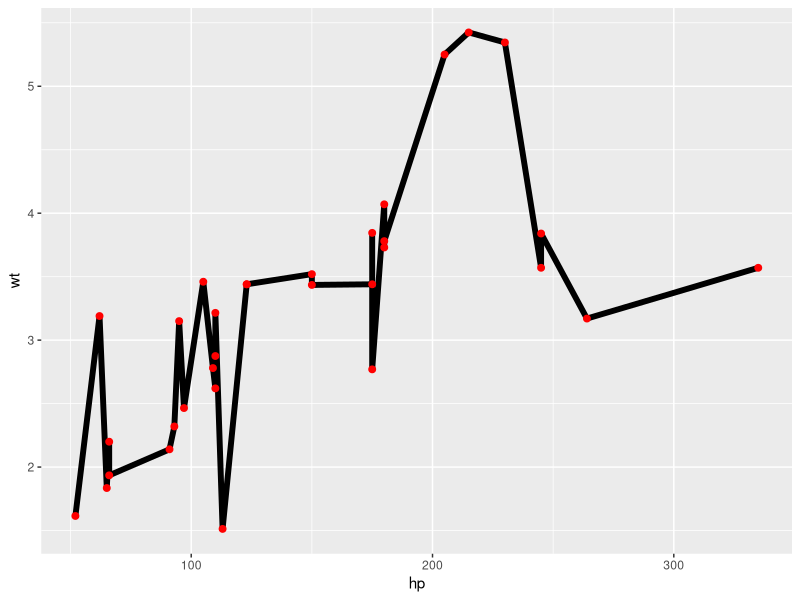
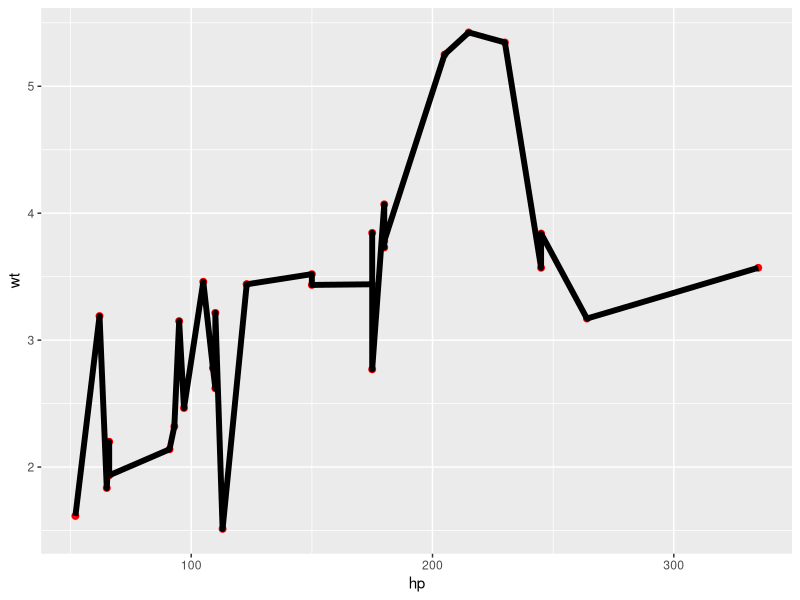
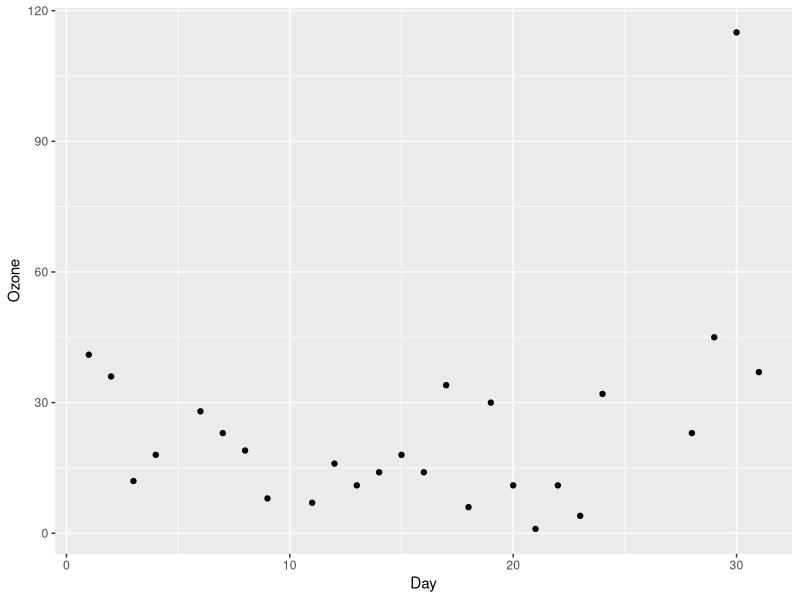
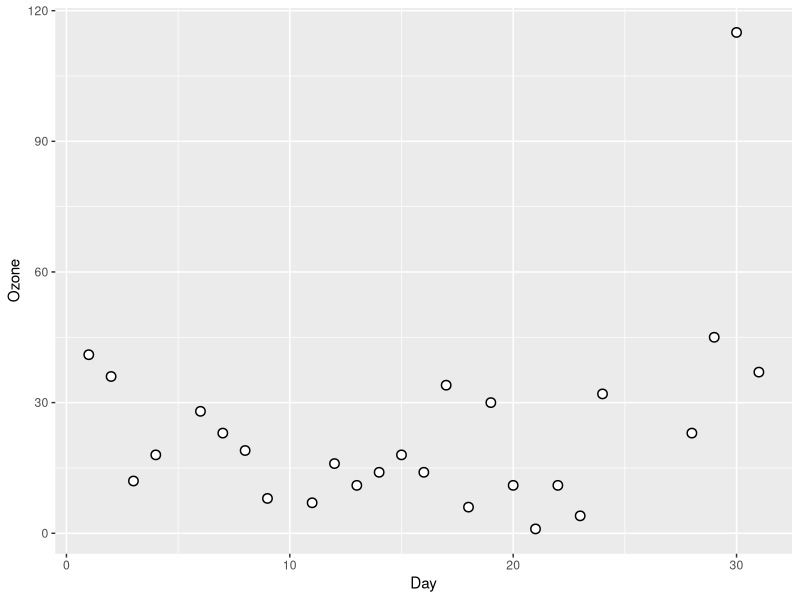
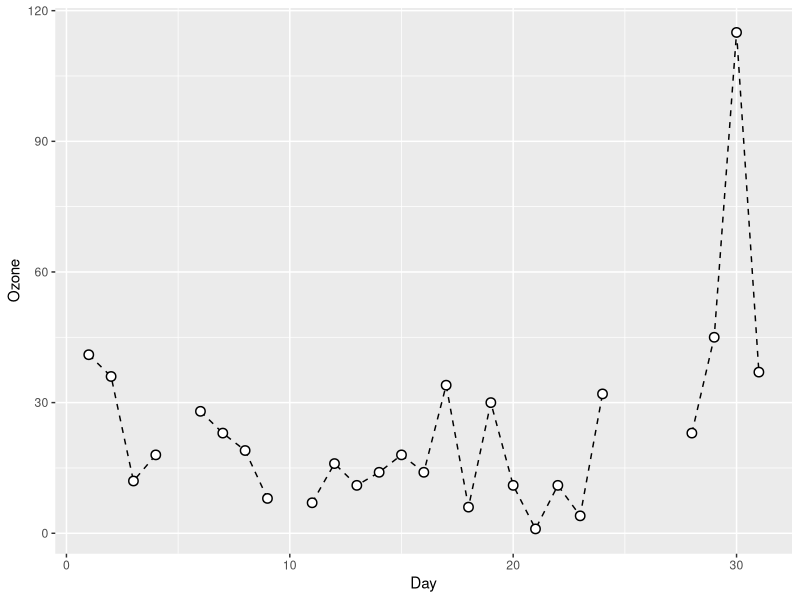
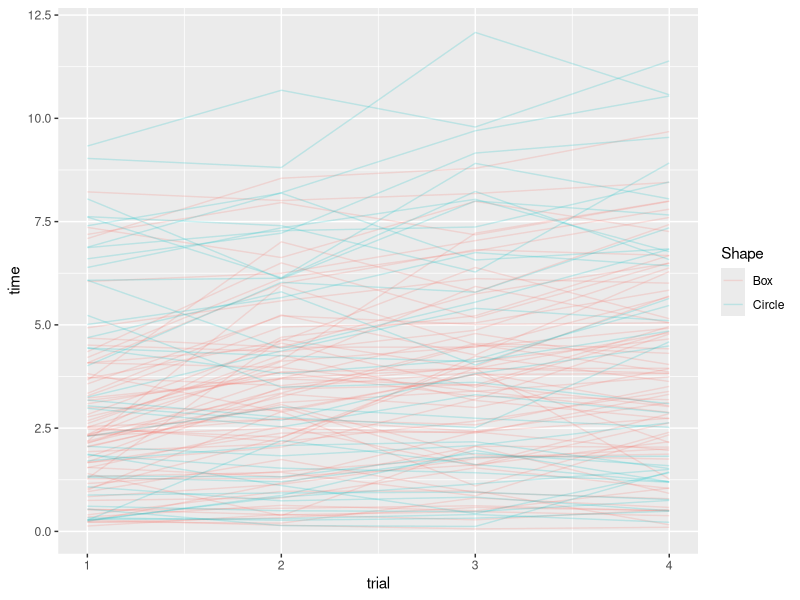
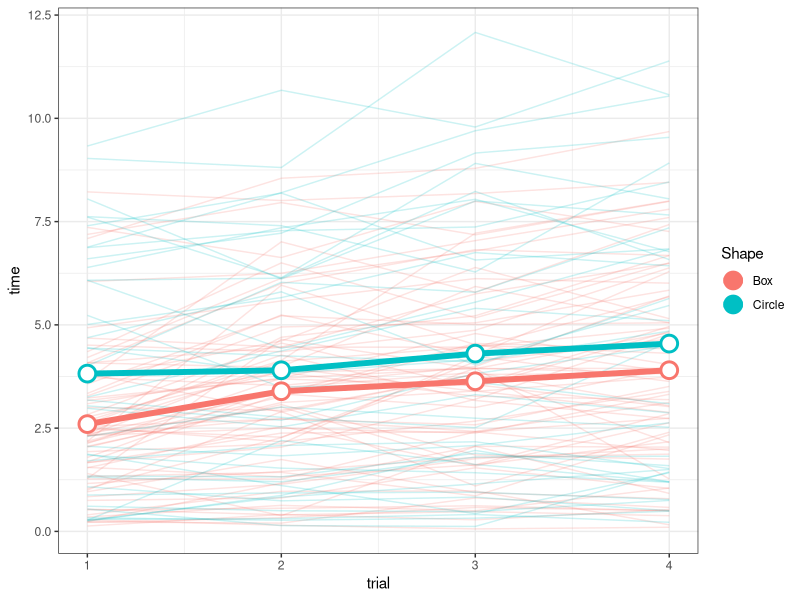

Here is the R script that generated these plots, in order:
## ---- chunk 1
knitr::opts_knit$set(root.dir = '../../../../')
knitr::opts_chunk$set(
  collapse = TRUE,
  comment = "#>",
  fig.height = 3,
  fig.width = 3,
  fig.align = "center"
)
## ---- chunk 2
library(ggplot2)
ggplot(mtcars, aes(x = hp, y = wt)) +
  geom_line(size = 2) + 
  geom_point(size = 2, color = "red")
## ---- chunk 3
ggplot(mtcars, aes(x = hp, y = wt)) +
  geom_point(size = 2, color = "red") +
  geom_line(size = 2)
## ---- chunk 4
library(dplyr)
d <- airquality %>% filter(Month == 5)
head(d)
## ---- chunk 5
ggplot(d, aes(x = Day, y = Ozone)) +
  geom_point()
## ---- chunk 6
ggplot(d, aes(x = Day, y = Ozone)) +
  geom_point(size = 3) +
  geom_point(color = "white", size = 2)
## ---- chunk 7
ggplot(d, aes(x = Day, y = Ozone)) +
  geom_line(linetype = 2) +
  geom_point(size = 3) +
  geom_point(color = "white", size = 2)
## ---- chunk 8
d <- read.csv("data/tracking.csv")
## ---- chunk 9
d %>% 
  ggplot(aes(x = trial, y = time, color = Shape)) +
    geom_line(aes(group = id), alpha = .2)
## ---- chunk 10
gd <- d %>% 
  group_by(Shape, trial) %>% 
  summarise(time = mean(time))

d %>% 
  ggplot(aes(x = trial, y = time, color = Shape)) +
  geom_line(aes(group = id), alpha = .2) +
  geom_line(data = gd, aes(group = Shape), size = 2) +
  geom_point(data = gd, size = 6) +
  geom_point(data = gd, size = 4, color = "white") +
  theme_bw()
